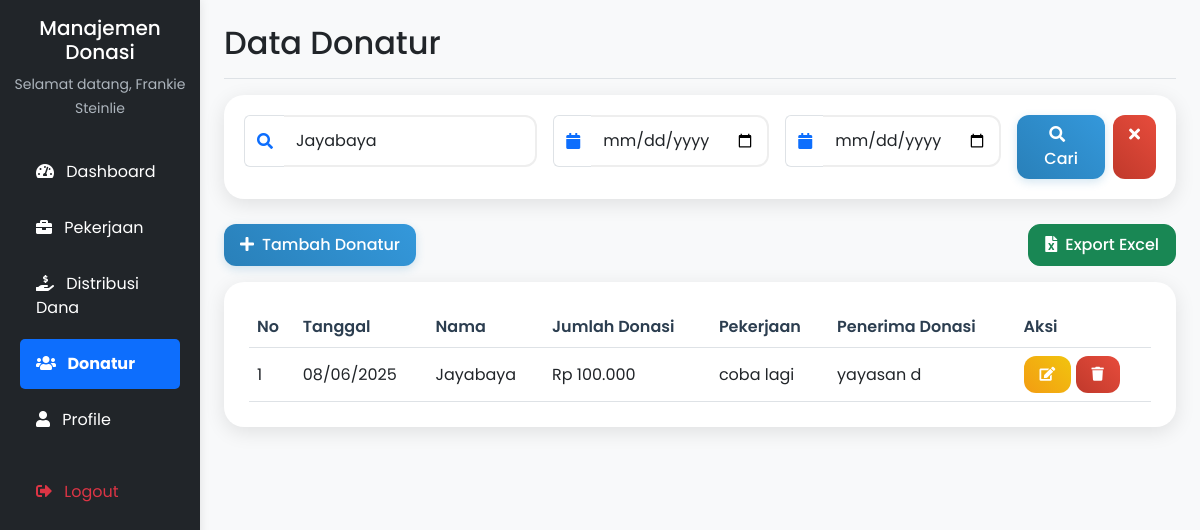
/donatur/index.php?keyword=Jayabaya (signed in), run on the app's committed database.
### tables this page shows
CREATE TABLE `donatur` (
  `id` int NOT NULL AUTO_INCREMENT,
  `nama` varchar(255) DEFAULT NULL,
  `jumlah_donasi` decimal(10,2) DEFAULT NULL,
  `id_pekerjaan` int DEFAULT NULL,
  `id_distribusi` int DEFAULT NULL,
  `tanggal_donasi` date DEFAULT NULL,
  PRIMARY KEY (`id`),
  KEY `id_pekerjaan` (`id_pekerjaan`),
  KEY `id_distribusi` (`id_distribusi`),
  CONSTRAINT `donatur_ibfk_1` FOREIGN KEY (`id_pekerjaan`) REFERENCES `pekerjaan` (`id`),
  CONSTRAINT `donatur_ibfk_2` FOREIGN KEY (`id_distribusi`) REFERENCES `distribusi` (`id`)
);

CREATE TABLE `pekerjaan` (
  `id` int NOT NULL AUTO_INCREMENT,
  `nama_pekerjaan` varchar(255) DEFAULT NULL,
  PRIMARY KEY (`id`)
);

CREATE TABLE `distribusi` (
  `id` int NOT NULL AUTO_INCREMENT,
  `nama_penerima` varchar(255) DEFAULT NULL,
  PRIMARY KEY (`id`)
);

### donatur/index.php (the view, shortened to what this page needs)
<?php
include '../koneksi.php';
$where = "1=1";
if (isset($_GET['keyword'])) {
    $keyword = $_GET['keyword'];
    $where .= " AND (donatur.nama LIKE '%$keyword%' OR pekerjaan.nama_pekerjaan LIKE '%$keyword%' OR distribusi.nama_penerima LIKE '%$keyword%')";
}
?>
<!DOCTYPE html>
<html>
<head>
    <link href="https://cdn.jsdelivr.net/npm/bootstrap@5.3.0/dist/css/bootstrap.min.css" rel="stylesheet">
    <link rel="stylesheet" href="https://cdnjs.cloudflare.com/ajax/libs/font-awesome/5.15.4/css/all.min.css">
    <link href="../assets/css/style.css" rel="stylesheet">
</head>
<body>
    <div class="container-fluid">
        <div class="row">
            <?php include '../sidebar.php'; ?>
            <main class="col-md-9 ms-sm-auto col-lg-10 px-md-4 py-4">
                <div class="d-flex justify-content-between flex-wrap flex-md-nowrap align-items-center pb-2 mb-3 border-bottom">
                    <h1 class="h2">Data Donatur</h1>
                </div>
                <div class="search-form fade-in">
                    <form method="get" class="row g-3">
                        <div class="col-md-4">
                            <div class="input-group">
                                <span class="input-group-text bg-white border-end-0"><i class="fas fa-search text-primary"></i></span>
                                <input type="text" name="keyword" class="form-control border-start-0" placeholder="Cari donatur..." value="<?= $_GET['keyword'] ?? '' ?>">
                            </div>
                        </div>
                        <div class="col-md-3">
                            <div class="input-group">
                                <span class="input-group-text bg-white border-end-0"><i class="fas fa-calendar text-primary"></i></span>
                                <input type="date" name="tanggal_awal" class="form-control border-start-0" value="<?= $_GET['tanggal_awal'] ?? '' ?>">
                            </div>
                        </div>
                        <div class="col-md-3">
                            <div class="input-group">
                                <span class="input-group-text bg-white border-end-0"><i class="fas fa-calendar text-primary"></i></span>
                                <input type="date" name="tanggal_akhir" class="form-control border-start-0" value="<?= $_GET['tanggal_akhir'] ?? '' ?>">
                            </div>
                        </div>
                        <div class="col-md-2 d-flex gap-2">
                            <button type="submit" class="btn btn-primary flex-grow-1">
                                <i class="fas fa-search me-2"></i>Cari
                            </button>
                            <?php if(isset($_GET['keyword']) || isset($_GET['tanggal_awal']) || isset($_GET['tanggal_akhir'])): ?>
                            <a href="./" class="btn btn-danger">
                                <i class="fas fa-times"></i>
                            </a>
                            <?php endif; ?>
                        </div>
                    </form>
                </div>
                <div class="d-flex justify-content-between mb-3">
                    <button class="btn btn-primary" data-bs-toggle="modal" data-bs-target="#modalTambah">
                        <i class="fas fa-plus me-2"></i>Tambah Donatur
                    </button>
                    <a href="export.php<?= isset($_GET['keyword']) ? '?keyword='.$_GET['keyword'] : '' ?><?= isset($_GET['tanggal_awal']) ? (isset($_GET['keyword']) ? '&' : '?').'tanggal_awal='.$_GET['tanggal_awal'] : '' ?><?= isset($_GET['tanggal_akhir']) ? '&tanggal_akhir='.$_GET['tanggal_akhir'] : '' ?>" class="btn btn-success">
                        <i class="fas fa-file-excel me-2"></i>Export Excel
                    </a>
                </div>
                <div class="card fade-in">
                    <div class="card-body">
                        <div class="table-responsive">
                            <table class="table">
                                <thead>
                                    <tr>
                                        <th>No</th>
                                        <th>Tanggal</th>
                                        <th>Nama</th>
                                        <th>Jumlah Donasi</th>
                                        <th>Pekerjaan</th>
                                        <th>Penerima Donasi</th>
                                        <th>Aksi</th>
                                    </tr>
                                </thead>
                                <tbody>
                                    <?php
                                    $no = 1;
                                    $query = mysqli_query($koneksi, "SELECT donatur.*, pekerjaan.nama_pekerjaan, distribusi.nama_penerima
                                                                   FROM donatur
                                                                   LEFT JOIN pekerjaan ON donatur.id_pekerjaan = pekerjaan.id
                                                                   LEFT JOIN distribusi ON donatur.id_distribusi = distribusi.id
                                                                   WHERE $where
                                                                   ORDER BY tanggal_donasi DESC");
                                    while ($data = mysqli_fetch_array($query)) {
                                    ?>
                                    <tr>
                                        <td><?= $no++ ?></td>
                                        <td><?= date('d/m/Y', strtotime($data['tanggal_donasi'])) ?></td>
                                        <td><?= $data['nama'] ?></td>
                                        <td>Rp <?= number_format($data['jumlah_donasi'], 0, ',', '.') ?></td>
                                        <td><?= $data['nama_pekerjaan'] ?></td>
                                        <td><?= $data['nama_penerima'] ?></td>
                                        <td>
                                            <button class="btn btn-sm btn-warning" data-bs-toggle="modal" data-bs-target="#modalEdit<?= $data['id'] ?>">
                                                <i class="fas fa-edit"></i>
                                            </button>
                                            <a href="?hapus=<?= $data['id'] ?>" class="btn btn-sm btn-danger" onclick="return confirm('Yakin ingin menghapus?')">
                                                <i class="fas fa-trash"></i>
                                            </a>
                                        </td>
                                    </tr>
                                    <?php } ?>
                                </tbody>
                            </table>
                        </div>
                    </div>
                </div>
            </main>
        </div>
    </div>
</body>
</html>

### assets/css/style.css (style rules this page uses)
body { font-family: 'Poppins', sans-serif; background: #f8f9fa; }
.card { border: none; border-radius: 20px; box-shadow: 0 5px 20px rgba(0,0,0,0.1); background: #fff; margin-bottom: 25px; }
.card-body { padding: 25px; }
.table { margin-bottom: 0; }
.table th { font-weight: 600; color: #2c3e50; border-bottom-width: 1px; }
.table td { vertical-align: middle; }
.btn { border-radius: 12px; padding: 8px 16px; font-weight: 500; transition: all 0.3s; }
.btn-primary { background: linear-gradient(45deg, #2980b9, #3498db); border: none; box-shadow: 0 3px 10px rgba(41, 128, 185, 0.2); }
.btn-warning { background: linear-gradient(45deg, #f39c12, #f1c40f); border: none; color: #fff; }
.btn-danger { background: linear-gradient(45deg, #c0392b, #e74c3c); border: none; }
.form-control { border-radius: 12px; padding: 12px; border: 2px solid #eee; transition: all 0.3s; }
.search-form { background: #fff; padding: 20px; border-radius: 20px; box-shadow: 0 5px 20px rgba(0,0,0,0.1); margin-bottom: 25px; }
.fade-in { animation: fadeIn 0.5s; }

### data on the page
donatur: tanggal_donasi "08/06/2025", nama "Jayabaya", jumlah_donasi "100.000", id_pekerjaan.nama_pekerjaan "coba lagi", id_distribusi.nama_penerima "yayasan d"

### other printed values
$_SESSION['nama'] "Frankie Steinlie"
